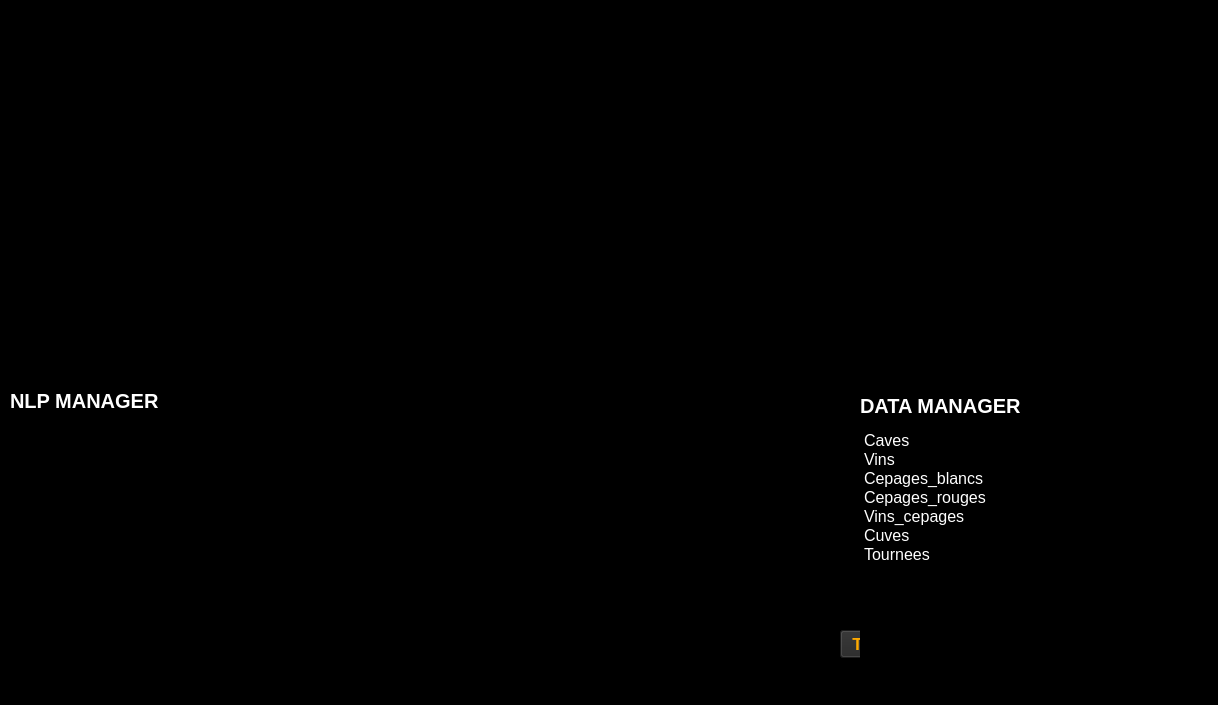
<?xml version="1.0" encoding="UTF-8"?>
<ui version="4.0">
 <class>MainWindow</class>
 <widget class="QMainWindow" name="MainWindow">
  <property name="enabled">
   <bool>true</bool>
  </property>
  <property name="geometry">
   <rect>
    <x>0</x>
    <y>0</y>
    <width>1218</width>
    <height>705</height>
   </rect>
  </property>
  <property name="windowTitle">
   <string>MainWindow</string>
  </property>
  <property name="autoFillBackground">
   <bool>false</bool>
  </property>
  <property name="styleSheet">
   <string notr="true">background-color:#000</string>
  </property>
  <widget class="QWidget" name="centralwidget">
   <property name="styleSheet">
    <string notr="true">color:#FFF</string>
   </property>
   <widget class="QWidget" name="widget_2" native="true">
    <property name="geometry">
     <rect>
      <x>10</x>
      <y>380</y>
      <width>931</width>
      <height>291</height>
     </rect>
    </property>
    <widget class="QLabel" name="label_2">
     <property name="geometry">
      <rect>
       <x>0</x>
       <y>0</y>
       <width>251</width>
       <height>41</height>
      </rect>
     </property>
     <property name="font">
      <font>
       <pointsize>15</pointsize>
       <weight>75</weight>
       <bold>true</bold>
      </font>
     </property>
     <property name="text">
      <string>NLP MANAGER</string>
     </property>
    </widget>
    <widget class="QTextEdit" name="textEdit">
     <property name="geometry">
      <rect>
       <x>0</x>
       <y>50</y>
       <width>921</width>
       <height>181</height>
      </rect>
     </property>
    </widget>
    <widget class="QTextEdit" name="textEdit_2">
     <property name="geometry">
      <rect>
       <x>0</x>
       <y>240</y>
       <width>821</width>
       <height>41</height>
      </rect>
     </property>
    </widget>
    <widget class="QPushButton" name="pushButton_2">
     <property name="geometry">
      <rect>
       <x>830</x>
       <y>250</y>
       <width>81</width>
       <height>28</height>
      </rect>
     </property>
     <property name="font">
      <font>
       <family>Arial</family>
       <pointsize>13</pointsize>
       <weight>75</weight>
       <italic>false</italic>
       <bold>true</bold>
       <underline>false</underline>
       <strikeout>false</strikeout>
      </font>
     </property>
     <property name="styleSheet">
      <string notr="true">background-color:rgb(39, 39, 39);
color:rgb(255, 170, 0)</string>
     </property>
     <property name="text">
      <string>TCHAT</string>
     </property>
    </widget>
   </widget>
   <widget class="QWidget" name="widget" native="true">
    <property name="geometry">
     <rect>
      <x>860</x>
      <y>390</y>
      <width>941</width>
      <height>341</height>
     </rect>
    </property>
    <widget class="QLabel" name="label">
     <property name="geometry">
      <rect>
       <x>0</x>
       <y>0</y>
       <width>221</width>
       <height>31</height>
      </rect>
     </property>
     <property name="font">
      <font>
       <pointsize>15</pointsize>
       <weight>75</weight>
       <bold>true</bold>
      </font>
     </property>
     <property name="text">
      <string>DATA MANAGER</string>
     </property>
    </widget>
    <widget class="QListWidget" name="listWidget">
     <property name="geometry">
      <rect>
       <x>0</x>
       <y>40</y>
       <width>201</width>
       <height>301</height>
      </rect>
     </property>
     <item>
      <property name="text">
       <string>Caves</string>
      </property>
      <property name="font">
       <font>
        <pointsize>12</pointsize>
       </font>
      </property>
     </item>
     <item>
      <property name="text">
       <string>Vins</string>
      </property>
      <property name="font">
       <font>
        <pointsize>12</pointsize>
       </font>
      </property>
     </item>
     <item>
      <property name="text">
       <string>Cepages_blancs</string>
      </property>
      <property name="font">
       <font>
        <pointsize>12</pointsize>
       </font>
      </property>
     </item>
     <item>
      <property name="text">
       <string>Cepages_rouges</string>
      </property>
      <property name="font">
       <font>
        <pointsize>12</pointsize>
       </font>
      </property>
     </item>
     <item>
      <property name="text">
       <string>Vins_cepages</string>
      </property>
      <property name="font">
       <font>
        <pointsize>12</pointsize>
       </font>
      </property>
     </item>
     <item>
      <property name="text">
       <string>Cuves</string>
      </property>
      <property name="font">
       <font>
        <pointsize>12</pointsize>
       </font>
      </property>
     </item>
     <item>
      <property name="text">
       <string>Tournees</string>
      </property>
      <property name="font">
       <font>
        <pointsize>12</pointsize>
       </font>
      </property>
     </item>
    </widget>
   </widget>
   <widget class="QFrame" name="icon_frame">
    <property name="geometry">
     <rect>
      <x>10</x>
      <y>10</y>
      <width>120</width>
      <height>80</height>
     </rect>
    </property>
    <property name="styleSheet">
     <string notr="true">background-image: url(:/image/logo.png);
background-position: center;
background-repeat: no-repeat;</string>
    </property>
    <property name="frameShape">
     <enum>QFrame::StyledPanel</enum>
    </property>
    <property name="frameShadow">
     <enum>QFrame::Raised</enum>
    </property>
   </widget>
  </widget>
  <widget class="QStatusBar" name="statusbar"/>
 </widget>
 <resources/>
 <connections/>
</ui>
